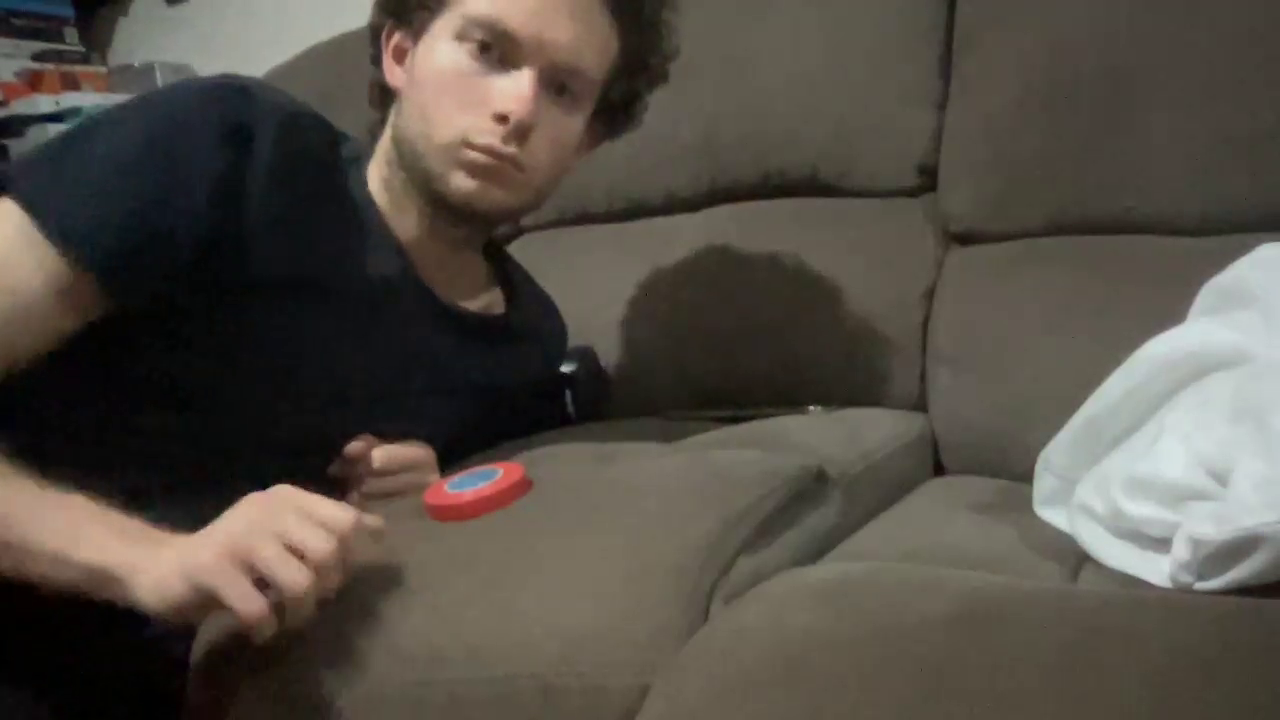
#> input picture frame 13 of HMWK_2/testOpticalFlow6.mp4, 1280 x 720 px
$ python optical_flow.py
#> lines starting #> are read from the running program, lines starting #| are printed output that depends on the picture
import cv2
import numpy as np

# [95 lines left out: functions debug, lucas_kanade_method, not called in this run]


def dense_optical_flow(method, video_path, params=[], to_gray=False):
    # Read the video and first frame
#> called with video_path = 'testOpticalFlow6.mp4', to_gray = False
    cap = cv2.VideoCapture(video_path)

    # Reached first frame.
    reached_ff = False
    while not reached_ff:
        # Take first frame and find corners in it
        ret, old_frame = cap.read()
#> old_frame is the input picture: shape (720, 1280, 3); mean B, G, R 69.2, 77.3, 83.4
        if np.sum(old_frame) != 0:
            reached_ff = True

    # crate HSV & make Value a constant
    hsv = np.zeros_like(old_frame)
    hsv[..., 1] = 255


    # Preprocessing for exact method
    if to_gray:
        old_frame = cv2.cvtColor(old_frame, cv2.COLOR_BGR2GRAY)

    while True:
        # Read the next frame
        ret, new_frame = cap.read()
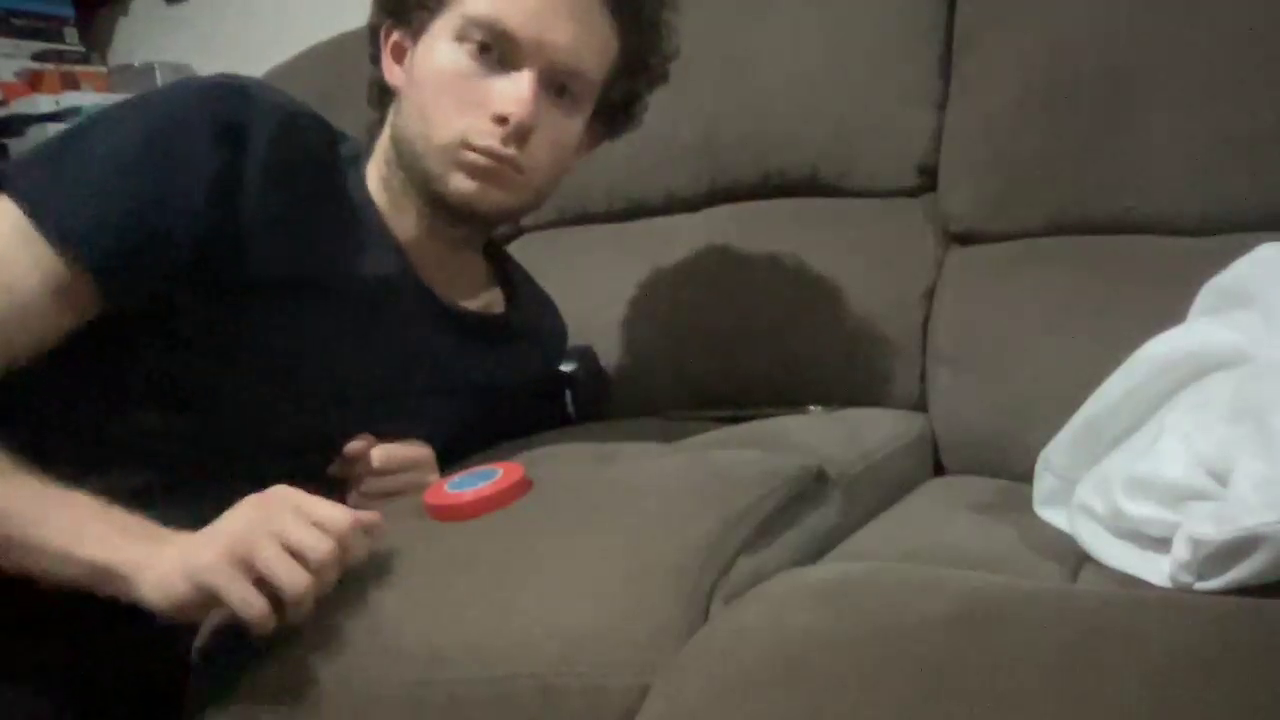
#> input picture frame 14 of HMWK_2/testOpticalFlow6.mp4, 1280 x 720 px
#> new_frame is the input picture: shape (720, 1280, 3); mean B, G, R 69.2, 77.3, 83.3
        frame_copy = new_frame
        if not ret:
            break

        # Preprocessing for exact method
        if to_gray:
            new_frame = cv2.cvtColor(new_frame, cv2.COLOR_BGR2GRAY)

        # Calculate Optical Flow
        flow = method(old_frame, new_frame, None, *params)

        # Encoding: convert the algorithm's output into Polar coordinates
        mag, ang = cv2.cartToPolar(flow[..., 0], flow[..., 1])
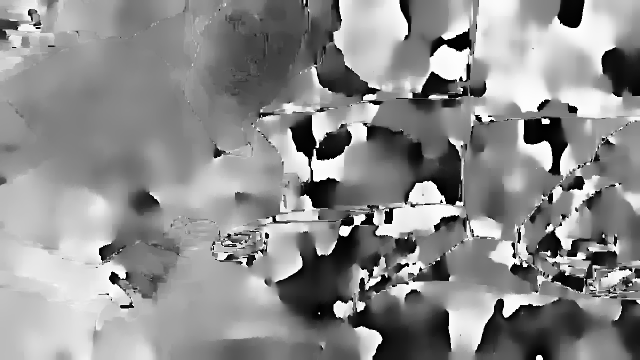
#> ang: shape (720, 1280) float32 (shown at 1/2 size); min 2.32e-06, max 6.28, mean 3.47; drawn with min black and max white
        # Use Hue and Value to encode the Optical Flow
        hsv[..., 0] = ang * 180 / np.pi / 2
        hsv[..., 2] = cv2.normalize(mag, None, 0, 255, cv2.NORM_MINMAX)
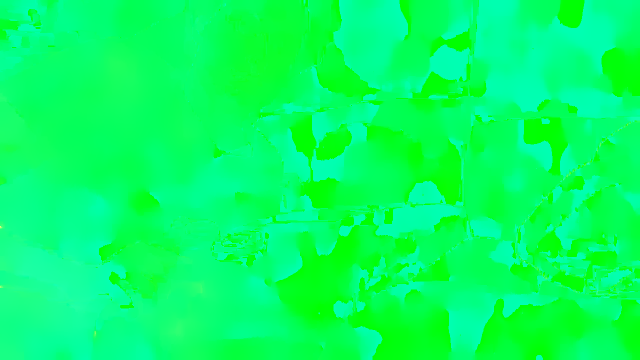
#> hsv: shape (720, 1280, 3) (shown at 1/2 size); mean of channels 0, 1, 2 99, 255, 3.3; drawn as B, G, R

        # Convert HSV image into BGR for demo
        bgr = cv2.cvtColor(hsv, cv2.COLOR_HSV2BGR)
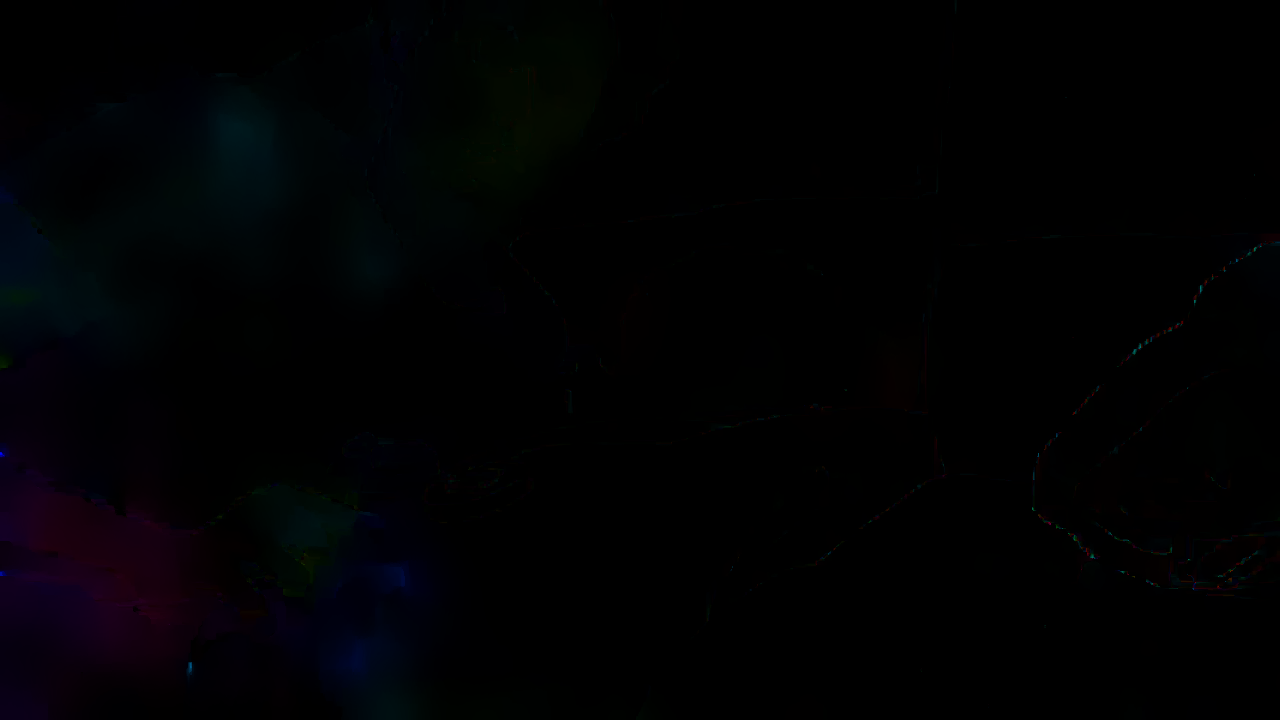
#> bgr: shape (720, 1280, 3); mean B, G, R 2.7, 1.2, 1
        cv2.imshow("frame", frame_copy)
        cv2.imshow("optical flow", bgr)
        k = cv2.waitKey(25) & 0xFF
#> (key Esc is pressed here)
        if k == 27:
            break

        # Update the previous frame
        old_frame = new_frame


xd = 'rlof'
video_path = 'testOpticalFlow6.mp4'
if xd == 'lucaskanade_dense':
    method = cv2.optflow.calcOpticalFlowSparseToDense
    frames = dense_optical_flow(method, video_path, to_gray=True)
# # if to_gray:
# #     new_frame = cv2.cvtColor(new_frame, cv2.COLOR_BGR2GRAY)
elif xd == 'farneback':
    method = cv2.calcOpticalFlowFarneback
    params = [0.5, 3, 15, 3, 5, 1.2, 0]  # default Farneback's algorithm parameters
    frames = dense_optical_flow(method, video_path, params, to_gray=True)
elif xd == "rlof":
    method = cv2.optflow.calcOpticalFlowDenseRLOF
    frames = dense_optical_flow(method, video_path)

# lucas_kanade_method(video_path)

$ run again, starting later in the video
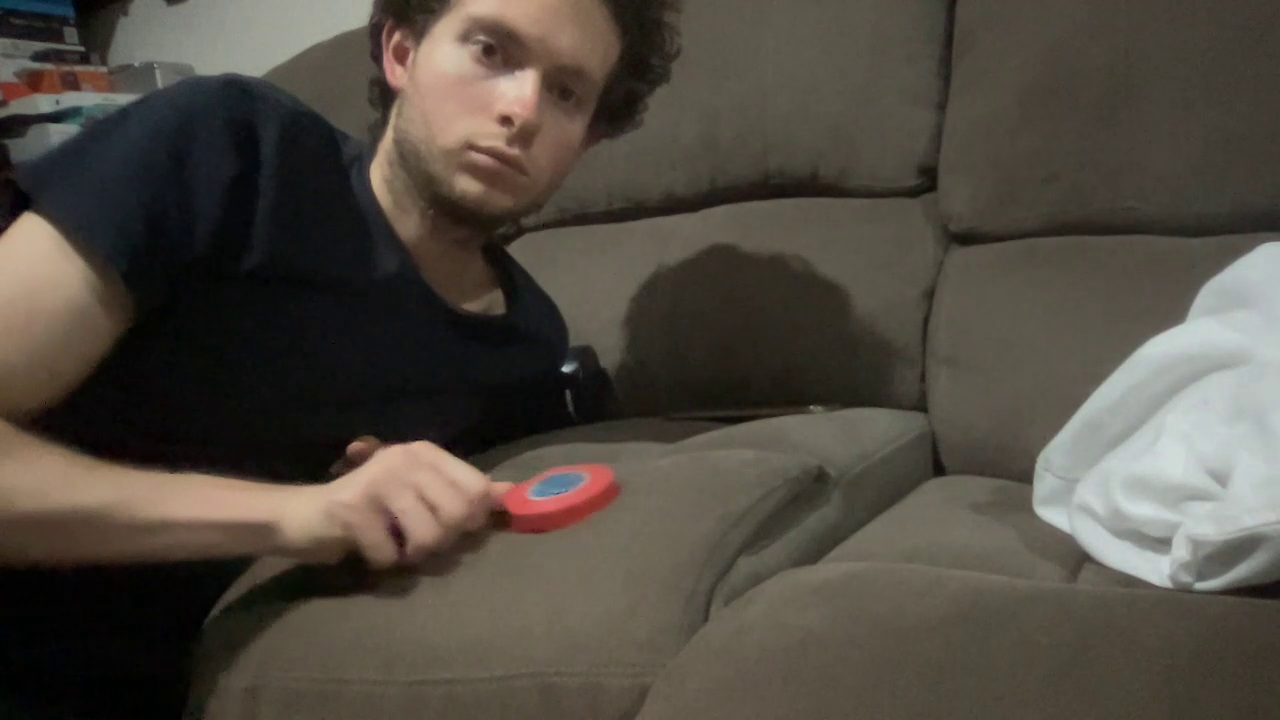
#> input picture frame 61 of HMWK_2/testOpticalFlow6.mp4, 1280 x 720 px
#> in dense_optical_flow, old_frame is the input picture: shape (720, 1280, 3); mean B, G, R 65.5, 74.2, 80.5
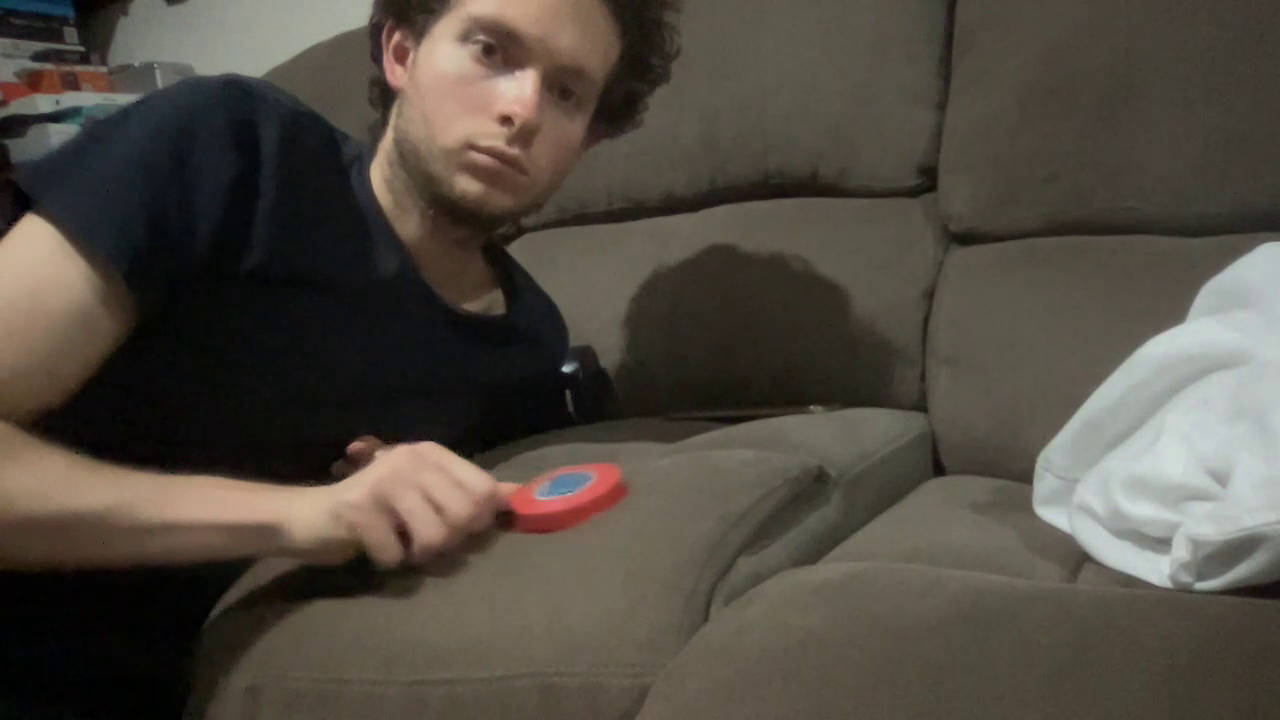
#> input picture frame 62 of HMWK_2/testOpticalFlow6.mp4, 1280 x 720 px
#> in dense_optical_flow, new_frame is the input picture: shape (720, 1280, 3); mean B, G, R 65.7, 74.4, 80.7
#> in dense_optical_flow, `bgr = cv2.cvtColor(hsv, cv2.COLOR_HSV2BGR)`:
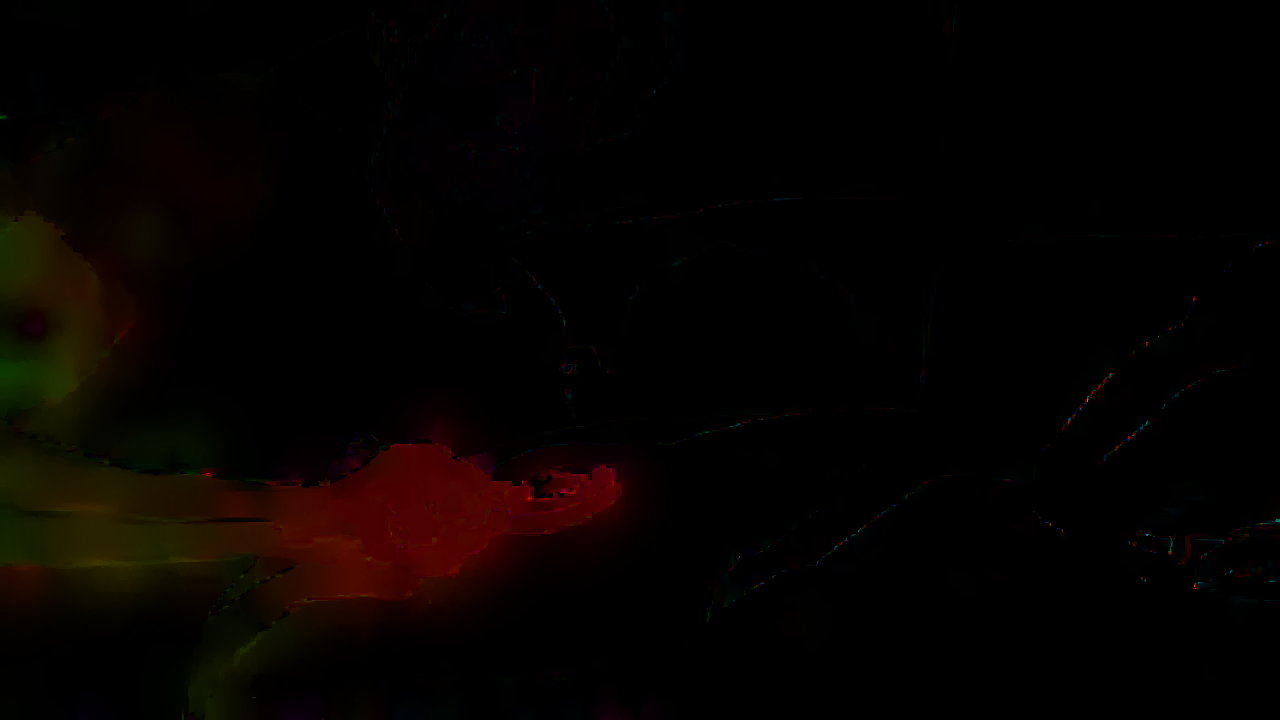
#> bgr: shape (720, 1280, 3); mean B, G, R 0.3, 2.2, 5.9

$ run again, starting later in the video
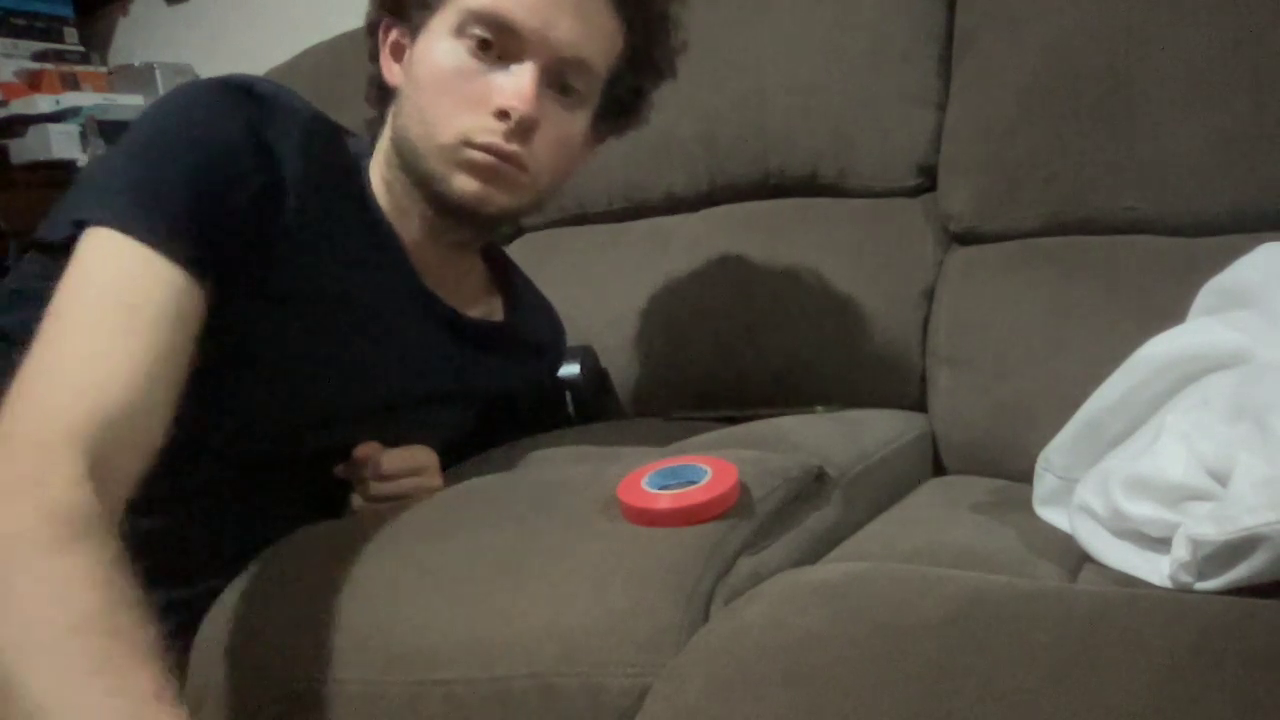
#> input picture frame 109 of HMWK_2/testOpticalFlow6.mp4, 1280 x 720 px
#> in dense_optical_flow, old_frame is the input picture: shape (720, 1280, 3); mean B, G, R 68.6, 77.9, 84.7
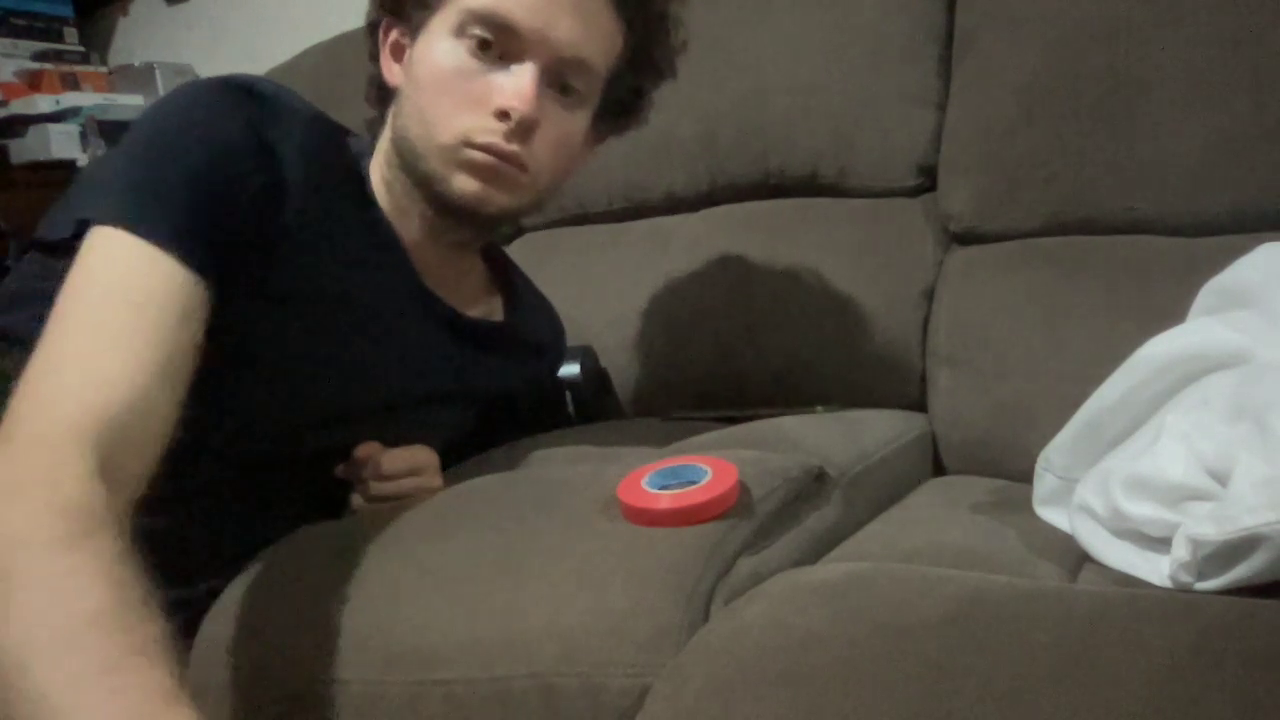
#> input picture frame 110 of HMWK_2/testOpticalFlow6.mp4, 1280 x 720 px
#> in dense_optical_flow, new_frame is the input picture: shape (720, 1280, 3); mean B, G, R 68.7, 78.2, 85
#> in dense_optical_flow, `bgr = cv2.cvtColor(hsv, cv2.COLOR_HSV2BGR)`:
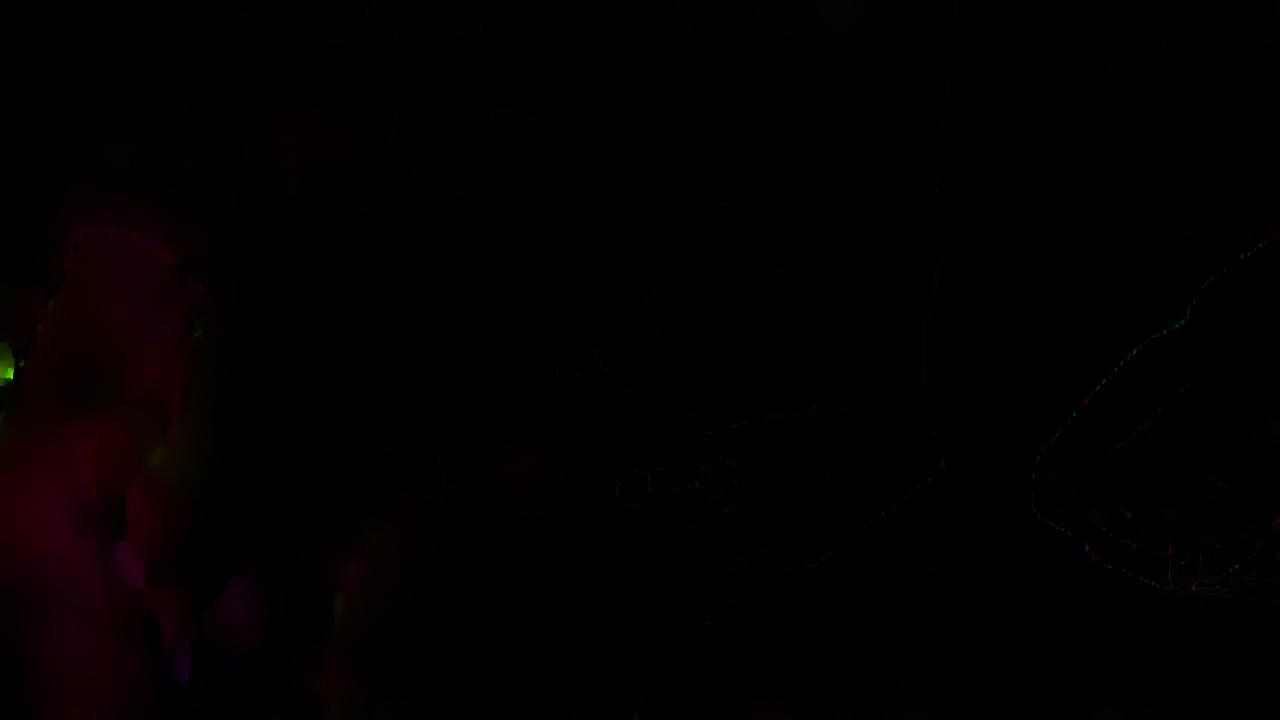
#> bgr: shape (720, 1280, 3); mean B, G, R 0.5, 0.2, 2.2
